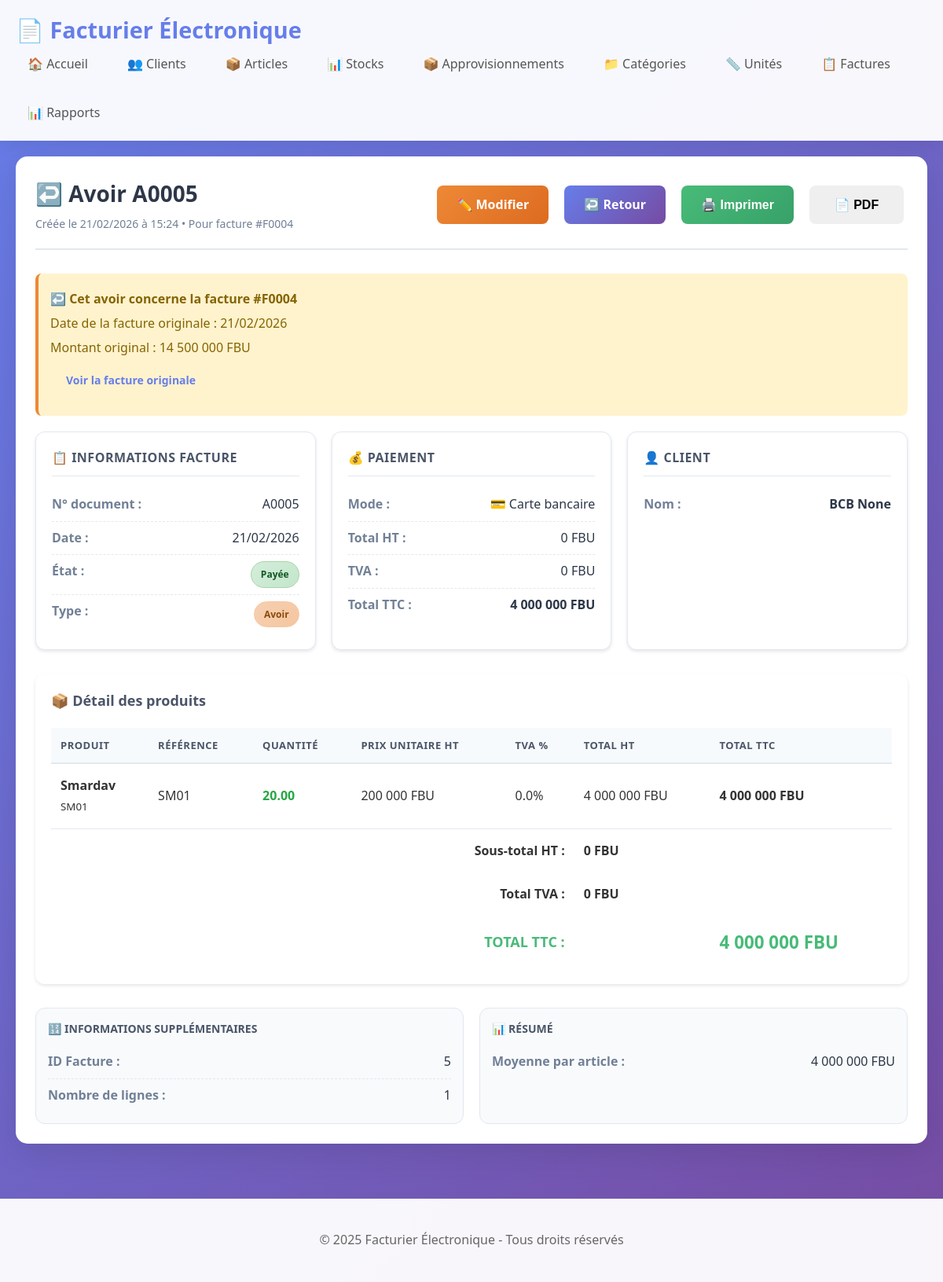
The app's page /facture/5 with its own data.
### models.py (models this page shows, shortened)
class Facture(db.Model):
    __tablename__ = 'factures'
    id = db.Column(db.Integer, primary_key=True)
    numero = db.Column(db.String(20), unique=True)
    client_id = db.Column(db.Integer, db.ForeignKey('clients.id'))
    date_creation = db.Column(db.DateTime, default=datetime.utcnow)
    type_document = db.Column(db.String(20), default='facture')
    facture_originale_id = db.Column(db.Integer, db.ForeignKey('factures.id'), nullable=True)
    facture_originale = db.relationship('Facture', remote_side=[id], backref='avoirs')
    devise = db.Column(db.String(10), nullable=True)
    paiement = db.Column(db.String(50))
    etat = db.Column(db.String(50), default='En attente')
    total = db.Column(db.Float, default=0)
    notes = db.Column(db.Text)
    client = db.relationship('Client', back_populates='factures')
    lignes = db.relationship('LigneFacture', backref='facture', lazy=True, cascade='all, delete-orphan')

class Client(db.Model):
    __tablename__ = 'clients'
    id = db.Column(db.Integer, primary_key=True)
    type_client = db.Column(db.String(10), nullable=False, default='person')
    nom = db.Column(db.String(100), nullable=False)
    prenom = db.Column(db.String(100))
    quartier = db.Column(db.String(100))
    avenue = db.Column(db.String(100))
    numero = db.Column(db.String(20))
    nif = db.Column(db.String(50))
    telephone = db.Column(db.String(20))
    email = db.Column(db.String(100))
    date_creation = db.Column(db.DateTime, default=datetime.utcnow)
    factures = db.relationship('Facture', back_populates='client', lazy=True)

class LigneFacture(db.Model):
    __tablename__ = 'lignes_facture'
    id = db.Column(db.Integer, primary_key=True)
    facture_id = db.Column(db.Integer, db.ForeignKey('factures.id'), nullable=False)
    produit_id = db.Column(db.Integer, db.ForeignKey('produits.id'), nullable=False)
    quantite = db.Column(db.Float, nullable=False)  # Changé de Integer à Float
    prix_unitaire = db.Column(db.Float, nullable=False)
    tva = db.Column(db.Float, default=0)  # NOUVEAU : TVA par ligne
    produit = db.relationship('Produit')

class Produit(db.Model):
    __tablename__ = 'produits'
    id = db.Column(db.Integer, primary_key=True)
    nom = db.Column(db.String(100), nullable=False)
    code = db.Column(db.String(50), unique=True)
    unite_mesure_id = db.Column(db.Integer, db.ForeignKey('unites_mesure.id'), nullable=False)
    categorie_id = db.Column(db.Integer, db.ForeignKey('categories.id'), nullable=False)
    unite_mesure = db.relationship('UniteMesure', backref='produits')
    categorie = db.relationship('Categorie', backref='produits')
    tva = db.Column(db.Float, nullable=False, default=0.0)
    tc = db.Column(db.String(5), nullable=False)
    pf = db.Column(db.String(5), nullable=False)
    article_stockable = db.Column(db.String(5), nullable=False)
    pv_ttc = db.Column(db.Float, nullable=False, default=0.0)
    quantite_initiale = db.Column(db.Float, default=0.0)  # Initial quantity
    stock_minimum = db.Column(db.Float, default=0.0)  # Alert threshold
    pru = db.Column(db.Float, default=0.0)  # Prix de revient unitaire
    stock_actuel = db.Column(db.Float, default=0.0)  # Current stock (calculated from movements)
    date_creation = db.Column(db.DateTime, default=datetime.utcnow)
    lignes_facture = db.relationship('LigneFacture', backref='produit_ref', lazy=True)
    mouvements_stock = db.relationship('MouvementStock', backref='produit', lazy=True, cascade='all, delete-orphan')
    """
        Add a stock movement and update current stock
    """

### app.py (the view)
@app.route('/facture/<int:id>')
def facture_detail(id):
    facture = Facture.query.get_or_404(id)
    return render_template('facture.html', facture=facture)

### templates/facture.html (shortened to what this page needs)
{% extends "base.html" %}
{% block content %}
<div class="facture-container card">
    <div class="facture-header">
        <div class="facture-titre">
            <h1>
                {% if facture.type_document == 'avoir' %}
                    ↩️ Avoir {{ facture.numero }}
                {% else %}
                    📄 Facture {{ facture.numero }}
                {% endif %}
            </h1>
            <div class="sous-titre">
                Créée le {{ facture.date_creation.strftime('%d/%m/%Y à %H:%M') }}
                {% if facture.type_document == 'avoir' and facture.facture_originale %}
                    • Pour facture #{{ facture.facture_originale.numero }}
                {% endif %}
            </div>
        </div>
        <div class="facture-actions">
            <a href="{{ url_for('facture_edit', id=facture.id) }}" class="btn btn-warning">
                ✏️ Modifier
            </a>
            <a href="{{ url_for('factures_list') }}" class="btn btn-primary">
                ↩️ Retour
            </a>
            <button onclick="window.print()" class="btn btn-success">
                🖨️ Imprimer
            </button>
            <button onclick="genererPDF()" class="btn btn-info">
                📄 PDF
            </button>
        </div>
    </div>
    {% if facture.type_document == 'avoir' and facture.facture_originale %}
    <div class="avoir-timeline">
        <p><strong>↩️ Cet avoir concerne la facture #{{ facture.facture_originale.numero }}</strong></p>
        <p>Date de la facture originale : {{ facture.facture_originale.date_creation.strftime('%d/%m/%Y') }}</p>
        <p>Montant original : {{ "{:,.0f}".format(facture.facture_originale.total).replace(',', ' ') }} FBU</p>
        <p>
            <a href="{{ url_for('facture_detail', id=facture.facture_originale.id) }}" class="btn btn-sm btn-info">
                Voir la facture originale
            </a>
        </p>
    </div>
    {% endif %}
    <div class="info-grid">
        <div class="info-card">
            <h3>📋 Informations facture</h3>
            <div class="info-row">
                <span class="info-label">N° document :</span>
                <span class="info-value">{{ facture.numero }}</span>
            </div>
            <div class="info-row">
                <span class="info-label">Date :</span>
                <span class="info-value">{{ facture.date_creation.strftime('%d/%m/%Y') }}</span>
            </div>
            <div class="info-row">
                <span class="info-label">État :</span>
                <span class="info-value">
                    <span class="badge
                        {% if facture.etat == 'Payée' %}badge-paye
                        {% elif facture.etat == 'Annulée' %}badge-annulee
                        {% else %}badge-attente{% endif %}">
                        {{ facture.etat }}
                    </span>
                </span>
            </div>
            <div class="info-row">
                <span class="info-label">Type :</span>
                <span class="info-value">
                    <span class="badge {% if facture.type_document == 'avoir' %}badge-avoir{% else %}badge-paye{% endif %}">
                        {% if facture.type_document == 'avoir' %}Avoir{% else %}Facture{% endif %}
                    </span>
                </span>
            </div>
        </div>
        <div class="info-card">
            <h3>💰 Paiement</h3>
            <div class="info-row">
                <span class="info-label">Mode :</span>
                <span class="info-value">
                    {% if facture.paiement %}
                        {% if facture.paiement == 'espèces' %}
                            💵 Espèces
                            {% if facture.devise %}
                                ({{ facture.devise }})
                            {% endif %}
                        {% elif facture.paiement == 'carte' %}
                            💳 Carte bancaire
                        {% elif facture.paiement == 'crédit' %}
                            📝 Crédit
                        {% elif facture.paiement == 'banque' %}
                            🏦 Virement bancaire
                        {% elif facture.paiement == 'mobile' %}
                            📱 Mobile money
                        {% else %}
                            {{ facture.paiement }}
                        {% endif %}
                    {% else %}
                        Non spécifié
                    {% endif %}
                </span>
            </div>
            <div class="info-row">
                <span class="info-label">Total HT :</span>
                <span class="info-value">{{ "{:,.0f}".format(facture.total_ht or 0).replace(',', ' ') }} FBU</span>
            </div>
            <div class="info-row">
                <span class="info-label">TVA :</span>
                <span class="info-value">{{ "{:,.0f}".format(facture.total_tva or 0).replace(',', ' ') }} FBU</span>
            </div>
            <div class="info-row">
                <span class="info-label">Total TTC :</span>
                <span class="info-value"><strong>{{ "{:,.0f}".format(facture.total).replace(',', ' ') }} FBU</strong></span>
            </div>
        </div>
        <div class="info-card">
            <h3>👤 Client</h3>
            <div class="info-row">
                <span class="info-label">Nom :</span>
                <span class="info-value"><strong>{{ facture.client.nom }} {{ facture.client.prenom }}</strong></span>
            </div>
        </div>
    </div>
    <div class="produits-section">
        <h3>📦 Détail des produits</h3>
        <div class="table-container">
            <table>
                <thead>
                    <tr>
                        <th>Produit</th>
                        <th>Référence</th>
                        <th>Quantité</th>
                        <th>Prix unitaire HT</th>
                        <th>TVA %</th>
                        <th>Total HT</th>
                        <th>Total TTC</th>
                    </tr>
                </thead>
                <tbody>
                    {% for ligne in facture.lignes %}
                    <tr>
                        <td>
                            <strong>{{ ligne.produit.nom }}</strong>
                            {% if ligne.produit.code %}
                            <br><small>{{ ligne.produit.code }}</small>
                            {% endif %}
                        </td>
                        <td>{{ ligne.produit.code or '-' }}</td>
                        <td>
                            <span class="{% if ligne.quantite < 0 %}quantite-negative{% else %}quantite-positive{% endif %}">
                                {{ "%.2f"|format(ligne.quantite) }}
                            </span>
                        </td>
                        <td>{{ "{:,.0f}".format(ligne.prix_unitaire).replace(',', ' ') }} FBU</td>
                        <td>{{ ligne.tva|default(0) }}%</td>
                        <td>{{ "{:,.0f}".format(ligne.quantite * ligne.prix_unitaire).replace(',', ' ') }} FBU</td>
                        <td>
                            <strong>
                                {{ "{:,.0f}".format(ligne.quantite * ligne.prix_unitaire * (1 + (ligne.tva|default(0))/100)).replace(',', ' ') }} FBU
                            </strong>
                        </td>
                    </tr>
                    {% endfor %}
                </tbody>
                <tfoot>
                    <tr class="total-row">
                        <td colspan="5" style="text-align: right;"><strong>Sous-total HT :</strong></td>
                        <td><strong>{{ "{:,.0f}".format(facture.total_ht or 0).replace(',', ' ') }} FBU</strong></td>
                        <td></td>
                    </tr>
                    <tr class="total-row">
                        <td colspan="5" style="text-align: right;"><strong>Total TVA :</strong></td>
                        <td><strong>{{ "{:,.0f}".format(facture.total_tva or 0).replace(',', ' ') }} FBU</strong></td>
                        <td></td>
                    </tr>
                    <tr class="grand-total">
                        <td colspan="5" style="text-align: right;"><strong>TOTAL TTC :</strong></td>
                        <td></td>
                        <td>
                            <strong style="font-size: 1.4rem; color: #48bb78;">
                                {{ "{:,.0f}".format(facture.total).replace(',', ' ') }} FBU
                            </strong>
                        </td>
                    </tr>
                </tfoot>
            </table>
        </div>
    </div>
    <div class="facture-footer">
        <div class="footer-card">
            <h4>🔢 Informations supplémentaires</h4>
            <div class="info-row">
                <span class="info-label">ID Facture :</span>
                <span class="info-value">{{ facture.id }}</span>
            </div>
            <div class="info-row">
                <span class="info-label">Nombre de lignes :</span>
                <span class="info-value">{{ facture.lignes|length }}</span>
            </div>
        </div>
        <div class="footer-card">
            <h4>📊 Résumé</h4>
            <div class="info-row">
                <span class="info-label">Moyenne par article :</span>
                <span class="info-value">
                    {% if facture.lignes|length > 0 %}
                        {{ "{:,.0f}".format(facture.total / facture.lignes|length).replace(',', ' ') }} FBU
                    {% else %}
                        0 FBU
                    {% endif %}
                </span>
            </div>
        </div>
    </div>
</div>
{% endblock %}

### records on screen
Facture: numero "A0005", date_creation "21/02/2026 à 15:24", date_creation "21/02/2026", etat "Payée", total "4 000 000", id "5"
Facture: facture_originale.numero "F0004", facture_originale.date_creation "21/02/2026", total "14 500 000"
Client: client.nom "BCB", client.prenom "None"
LigneFacture: produit.nom "Smardav", produit.code "SM01", produit "SM01", quantite "20.00", prix_unitaire "200 000", tva "0.0", quantite+prix_unitaire "4 000 000", quantite+prix_unitaire+tva "4 000 000"

### other values on screen
{{ "{:,.0f}".format(facture.total_ht or 0).replace(',', ' ') }} "0"
{{ "{:,.0f}".format(facture.total_tva or 0).replace(',', ' ') }} "0"
{{ facture.lignes|length }} "1"
